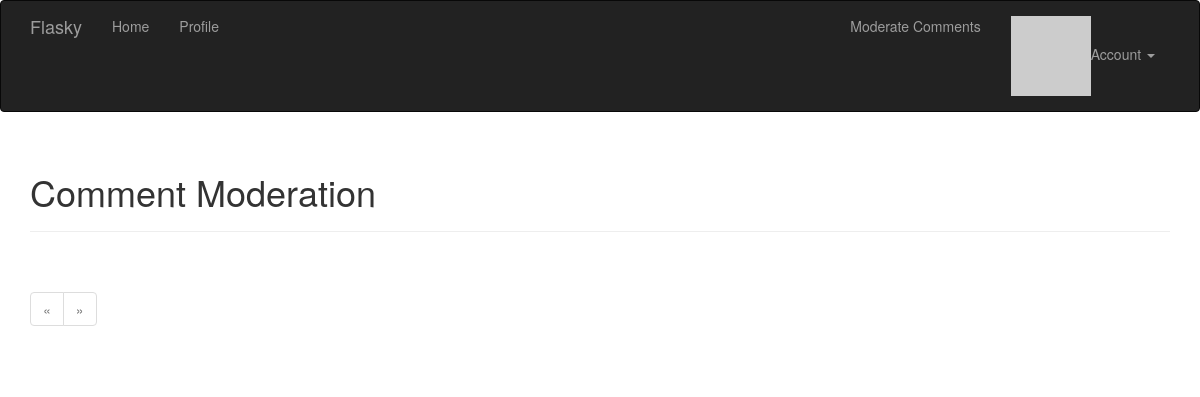
Before: /moderate (signed in) with the older database file.
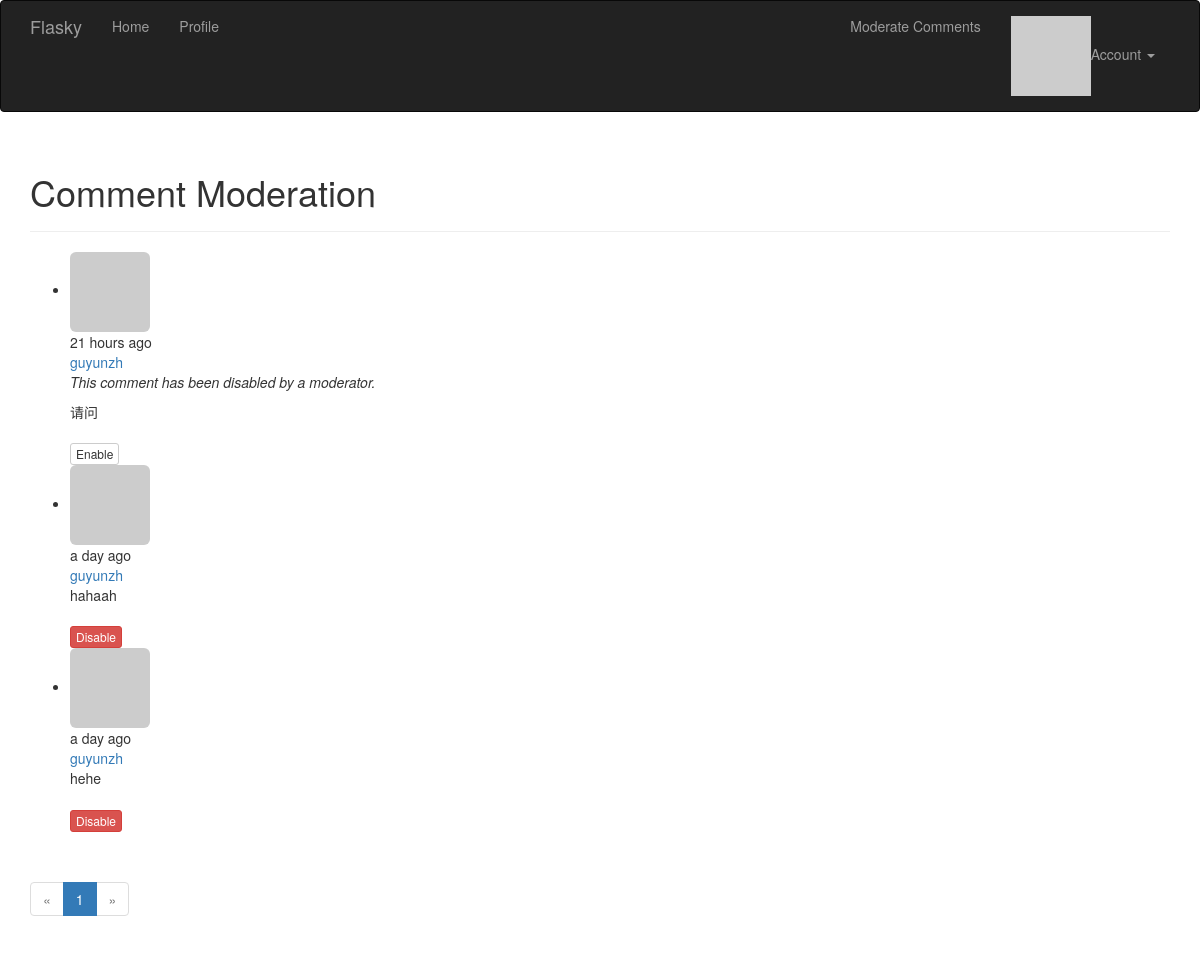
After: the same page with the newer database file.
### App/models.py (models this page shows, shortened)
class Comment(db.Model):        #评论模型，为一个关联表，关联用户与文章
    __tablename__='comments'
    id =db.Column(db.Integer,primary_key=True)
    body=db.Column(db.Text)
    body_html=db.Column(db.Text)
    timestamp=db.Column(db.DateTime,index=True,default=datetime.utcnow)
    disabled=db.Column(db.Boolean)
    author_id=db.Column(db.Integer,db.ForeignKey('users.id'))
    post_id=db.Column(db.Integer,db.ForeignKey('posts.id'))

class User(UserMixin,db.Model):
    __tablename__='users'
    id=db.Column(db.Integer,primary_key=True)
    username=db.Column(db.String(64),unique=True,index=True)
    role_id=db.Column(db.Integer,db.ForeignKey('roles.id'))#外键
    password_hash =db.Column(db.String(128))
    email=db.Column(db.String(64),unique=True,index=True)
    confirmed=db.Column(db.Boolean,default=False)   #判断用户是否已经确认过了
    name=db.Column(db.String(64))
    location=db.Column(db.String(64))
    about_me=db.Column(db.Text())
    member_since=db.Column(db.DateTime(),default=datetime.utcnow)
    last_seen=db.Column(db.DateTime(),default=datetime.utcnow)#default为默认值，可直接指定函数
    avatar_hash = db.Column(db.String(32))
    posts=db.relationship('Post',backref='author',lazy='dynamic')
    followed=db.relationship('Follow',foreign_keys=[Follow.follower_id],backref=db.backref('follower',lazy='joined'),
                             lazy='dynamic',cascade='all,delete-orphan')
    followers=db.relationship('Follow',foreign_keys=[Follow.followed_id],backref=db.backref('followed',lazy='joined'),
                              lazy='dynamic',cascade='all,delete-orphan')
    comments=db.relationship('Comment',backref='author',lazy='dynamic')
    def can(self,permissions):  #判断权限
        return self.role is not None and (self.role.permissions & permissions) ==permissions
    def ping(self):
        self.last_seen=datetime.utcnow()
        db.session.add(self)
    @property       #规定了密码不能被读取
    def password(self):
        raise AttributeError('password is not a readable attribute')
    def gravatar(self,size=100,default='identicon',rating='g'):#构建Gravatar URL方法。
        if request.is_secure:
            url='https://secure.gravatar.com/avatar'
        else:
            url='http://www.gravatar.com/avatar'
        hash=self.avatar_hash or hashlib.md5(self.email.encode('utf-8')).hexdigest()
        return '{url}/{hash}?s={size}&d={default}&r={rating}'.format(url=url,hash=hash,size=size,default=default,rating=rating)

### App/main/views.py (the view)
@main.route('/moderate')            #用来管理评论的显示视图
@login_required
@permission_required(Permission.MODERATE_COMMENTS)
def moderate():
    page = request.args.get('page',1,type=int)
    pagination=Comment.query.order_by(Comment.timestamp.desc()).paginate(
        page,per_page=current_app.config['FLASKY_COMMENTS_PER_PAGE'],
        error_out=False    )
    comments=pagination.items
    return render_template('moderate.html',comments=comments,pagination=pagination,page=page)

### App/auth/views.py (called while the page is built)
@auth.before_app_request        #before_app_request是一个钩子，每次请求都会调用该视图函数
def before_request():           #用来处理注册但是未邮箱确认的用户所能看到的信息
    if current_user.is_authenticated :
        current_user.ping()
        if not current_user.confirmed and request.endpoint[:5] !='auth.'\
                                        and request.endpoint !='static':
            return redirect(url_for('auth.unconfirmed'))

### App/main/__init__.py (called while the page is built)
@main.app_context_processor     #上下文处理器，让定义的变量在所有模板中全局可访问
def inject_permissions():
    return dict(Permission=Permission)

### App/models.py (called while the page is built)
@login_manager.user_loader      #用来回调用户的标识符来确认这个用户身份
def load_user(user_id):
    return User.query.get(int(user_id))

### App/templates/moderate.html (shortened to what this page needs)
{% extends "base.html" %}
{% import "_macros.html" as macros %}
{% block page_content %}
<div class="page-header">
    <h1>Comment Moderation</h1>
</div>
{% set moderate =True %}
{% include '_comments.html' %}
{% if pagination %}
<div class="pagination">
    {{ macros.pagination_widget(pagination,'.moderate') }}
</div>
{% endif %}
{% endblock %}

### App/templates/_comments.html
<ul class="comments">
    {% for comment in comments %}
    <li class="comment">
        <div class="comment-thumbnail">
            <a href="{{ url_for('.user', username=comment.author.username) }}">
                <img class="img-rounded profile-thumbnail" src="{{ comment.author.gravatar(size=40) }}">
            </a>
        </div>
        <div class="comment-content">
            <div class="comment-date">{{ moment(comment.timestamp).fromNow() }}</div>
            <div class="comment-author"><a href="{{ url_for('.user', username=comment.author.username) }}">{{ comment.author.username }}</a></div>
            <div class="comment-body">
                {% if comment.disabled %}
                <p><i>This comment has been disabled by a moderator.</i></p>
                {% endif %}
                {% if moderate or not comment.disabled %}
                    {% if comment.body_html %}
                        {{ comment.body_html | safe }}
                    {% else %}
                        {{ comment.body }}
                    {% endif %}
                {% endif %}
            </div>
            {% if moderate %}
                <br>
                {% if comment.disabled %}
                <a class="btn btn-default btn-xs" href="{{ url_for('.moderate_enable', id=comment.id, page=page) }}">Enable</a>
                {% else %}
                <a class="btn btn-danger btn-xs" href="{{ url_for('.moderate_disable', id=comment.id, page=page) }}">Disable</a>
                {% endif %}
            {% endif %}
        </div>
    </li>
    {% endfor %}
</ul>

Changed rows visible on the page:
added Comment: timestamp "21 hours ago", author.username "guyunzh", shows "This comment has been disabled by a moderator.", body_html "请问"
added Comment: timestamp "a day ago", author.username "guyunzh", body_html "hahaah"
added Comment: timestamp "a day ago", author.username "guyunzh", body_html "hehe"
Other visible differences:
new list line: "1"
